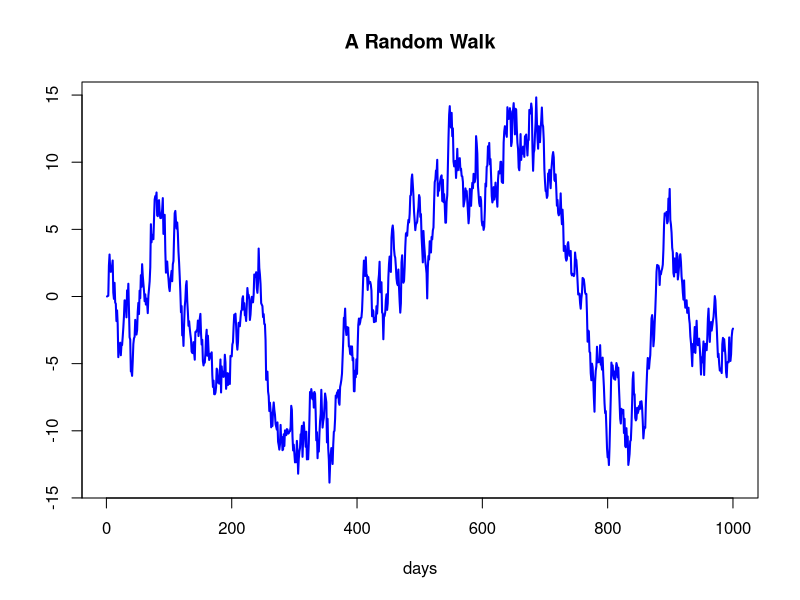
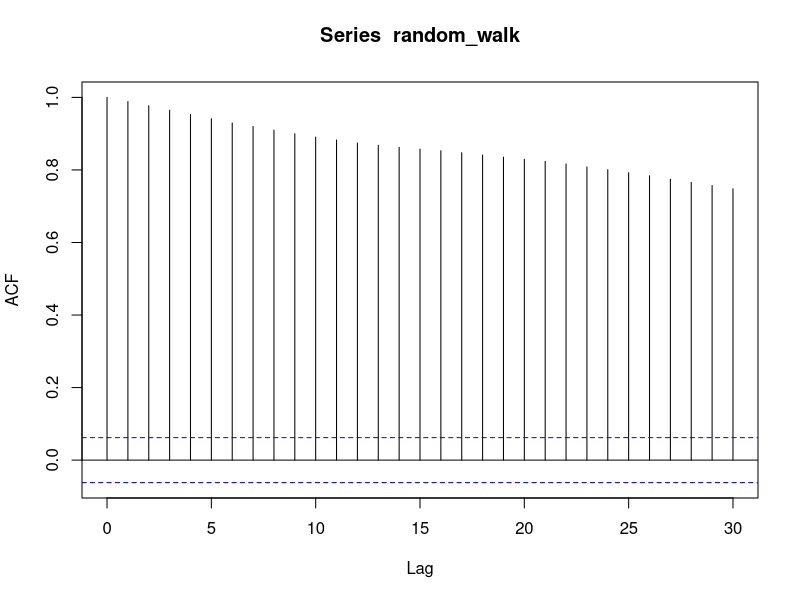
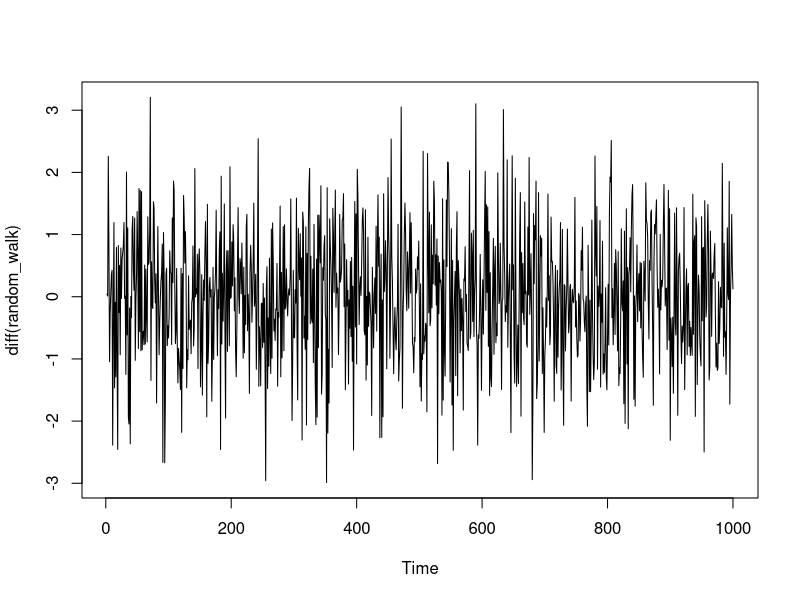
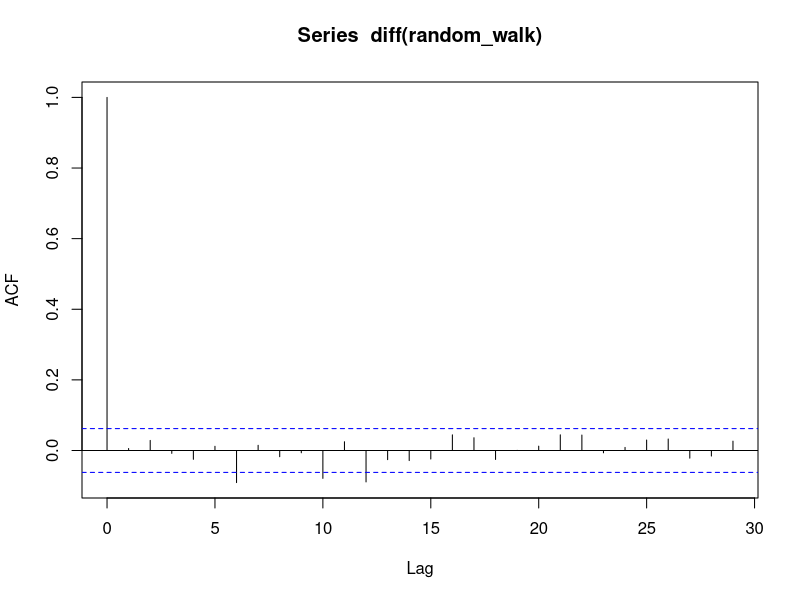
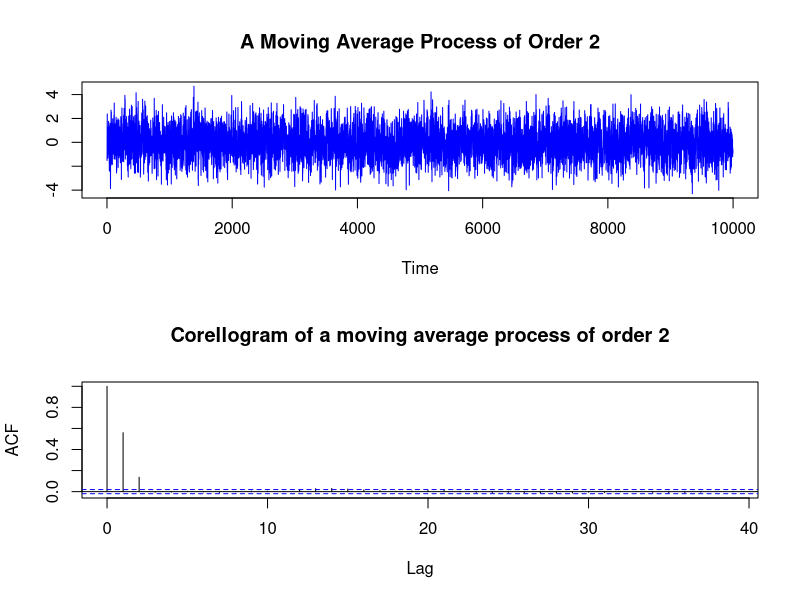

Recreate these plots in R, in order.
## ---- chunk 1
knitr::opts_chunk$set(echo = TRUE)
## ---- chunk 2
x = NULL
x[1] = 0
for(i in 2:1000){
  x[i] = x[i-1]+rnorm(1)
}
# At this point this is not a time series object
random_walk=ts(x) # this makes it a ts object
plot(random_walk, main="A Random Walk", ylab=' ', xlab = 'days', col='blue', lwd=2)
## ---- chunk 3
acf(random_walk)
## ---- chunk 4
#Finding the difference between the lags
plot(diff(random_walk))

## ---- chunk 5
acf(diff(random_walk))
## ---- chunk 6
#Generate noise
noise = rnorm(10000)

#Introduce a variable
ma_2=NULL

#Loop for generating MA(2) Porcesses
for(i in 3:10000){
  ma_2[i]=noise[i]+0.7*noise[i-1]+0.2*noise[i-2]
}

#Since we had to start at index 3 we can shift our data points 2 units over to remove those values
moving_average_process=ma_2[3:10000]

#make this a time series obkect
moving_average_process=ts(moving_average_process)

#partition output graphics as a multi frame of 2 rows and 1 column
par(mfrow=c(2,1))

# plot the process and plot is ACF
plot(moving_average_process, main="A Moving Average Process of Order 2", ylab=" ", col="blue")
acf(moving_average_process, main='Corellogram of a moving average process of order 2')

